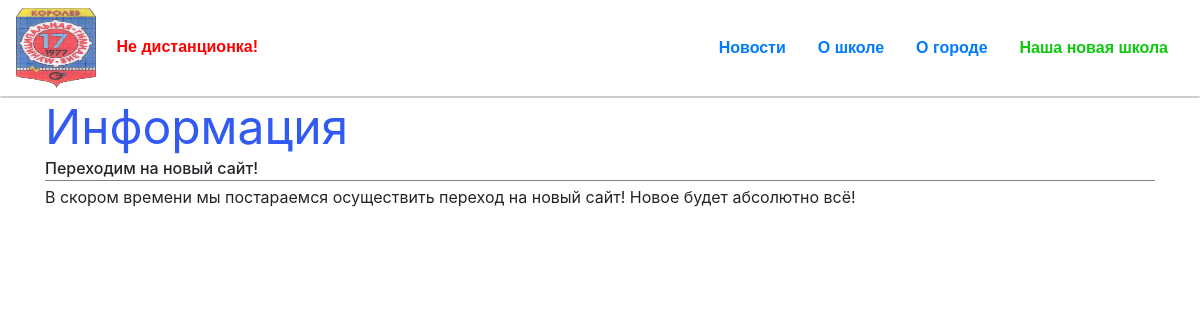
The page /news/article_6/ on the database its author committed.
### basics/models.py (models this page shows, shortened)
class Urgent(models.Model):
    text = models.CharField('Срочно', max_length=50)
    link = models.CharField('Ссылка', max_length=20, default=None)
    def __str__(self):
        return self.text

class News(models.Model):
    heading = models.CharField('Заголовок', max_length=100, blank=True)
    title = models.CharField('Название статьи', max_length=200)
    text = models.TextField('Текст')
    pub_date = models.DateField('Дата публикации')
    class Meta:
        verbose_name = 'Статья'
        verbose_name_plural = 'Статьи'

### basics/views.py (the view)
# urls.py: path('news/article_<int:pk>/', views.article, name='article'),
def article(request, pk):
    return render(request, 'basics/templates/blocks/article.html', {'article': News.objects.get(pk=pk)})

### basics/templatetags/announcement.py (called while the page is built)
@register.simple_tag
def get_announcement():
    try:
        return Urgent.objects.order_by('-id')[0]  # Последняя важная статья
    except:
        pass

### templates/basics/templates/blocks/article.html
{% extends 'basics/templates/base-pages.html' %}
{% block content %}
    <div class="container">
        <div class="heading">
            <span>{{ article.heading|safe }}</span>
        </div>
        <div class="title">
            <span>{{ article.title|safe }}</span>
        </div>
        <div class="text">
            <span>{{ article.text|safe }}</span>
        </div>
    </div>
{% endblock %}

### templates/basics/templates/blocks/head.html
{% load static %}
{% load announcement %}
<div class="head">
    <div class="navbar">
        <div class="logo">
            <a href="{% url 'index' %}"><img src="{% static 'basics/img/ico.png' %}" alt=""></a>
            {% get_announcement as announce %}
            <div class="urgent">
                <li class="nav-item"><a class="nav-link" style="color:red;" href="{% if announce != None %}article_{{ announce.link }}{% endif %}">{% if announce != None %}{{ announce }}{% endif %}</a></li>
            </div>
        </div>
        <div class="nav">
            <li class="nav-item"><a class="nav-link" href="{% url 'news' %}">Новости</a></li>
            <li class="nav-item"><a class="nav-link" href="{% url 'about' %}">О школе</a></li>
            <li class="nav-item"><a class="nav-link" href="">О городе</a></li>
            <li class="nav-item"><a class="nav-link" href="" style="color:#0bc90b;">Наша новая школа</a></li>
        </div>
    </div>
</div>

### templates/basics/css/article_preview.css (style rules this page uses)
.title { border-bottom: 1px solid gray; font-weight: 500; }
.text { padding-top: 4px; }

### templates/basics/css/article.css (style rules this page uses)
.heading { font-size: 48px; line-height: 58px; color: #315AF2; }

### templates/basics/css/news.css (style rules this page uses)
a { text-decoration: none; }

### templates/basics/css/head.css (style rules this page uses)
.head { border-bottom: 2px solid #CDCDCD; border-radius: 2px; }
.navbar { display: flex; justify-content: space-between; }
.logo img { width: 80px; height: 80px; }
.urgent { display: inline-block; list-style: none; color: red; }
.nav-item { font: 500 14px/80px "Rubik", sans-serif; font-style: normal; font-weight: bold; font-size: 16px; line-height: 20px; }

### rows shown on the page
Urgent: text "Не дистанционка!"
News: heading "Информация", title "Переходим на новый сайт!", text "В скором времени мы постараемся осуществить переход на новый сайт! Новое будет абсолютно всё!"
